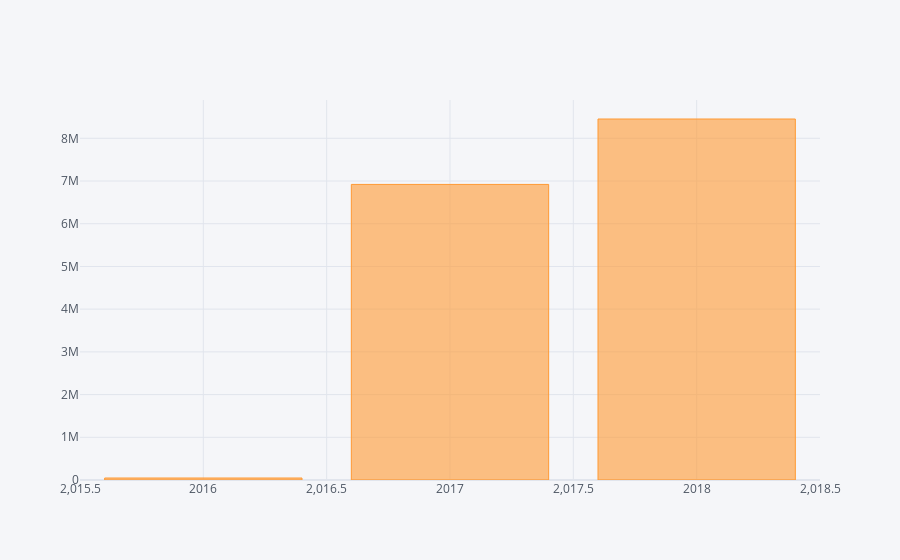

The notebook cell saved with this chart:
### Code cell
orders_payments_year.iplot(kind = 'bar')

### Figure 1 — Plotly figure (JSON) as saved in the notebook; plotly's stock layout.template omitted (floating-point values rounded to 4 significant figures)
{"data": [{"marker": {"color": "rgba(255, 153, 51, 0.6)", "line": {"color": "rgba(255, 153, 51, 1.0)", "width": 1}}, "name": "payment_value", "orientation": "v", "text": "", "type": "bar", "x": [2016, 2017, 2018], "y": [46590.0, 6920000.0, 8452000.0]}], "layout": {"legend": {"bgcolor": "#F5F6F9", "font": {"color": "#4D5663"}}, "paper_bgcolor": "#F5F6F9", "plot_bgcolor": "#F5F6F9", "title": {"font": {"color": "#4D5663"}}, "xaxis": {"gridcolor": "#E1E5ED", "showgrid": true, "tickfont": {"color": "#4D5663"}, "title": {"font": {"color": "#4D5663"}, "text": ""}, "zerolinecolor": "#E1E5ED"}, "yaxis": {"gridcolor": "#E1E5ED", "showgrid": true, "tickfont": {"color": "#4D5663"}, "title": {"font": {"color": "#4D5663"}, "text": ""}, "zerolinecolor": "#E1E5ED"}}}
